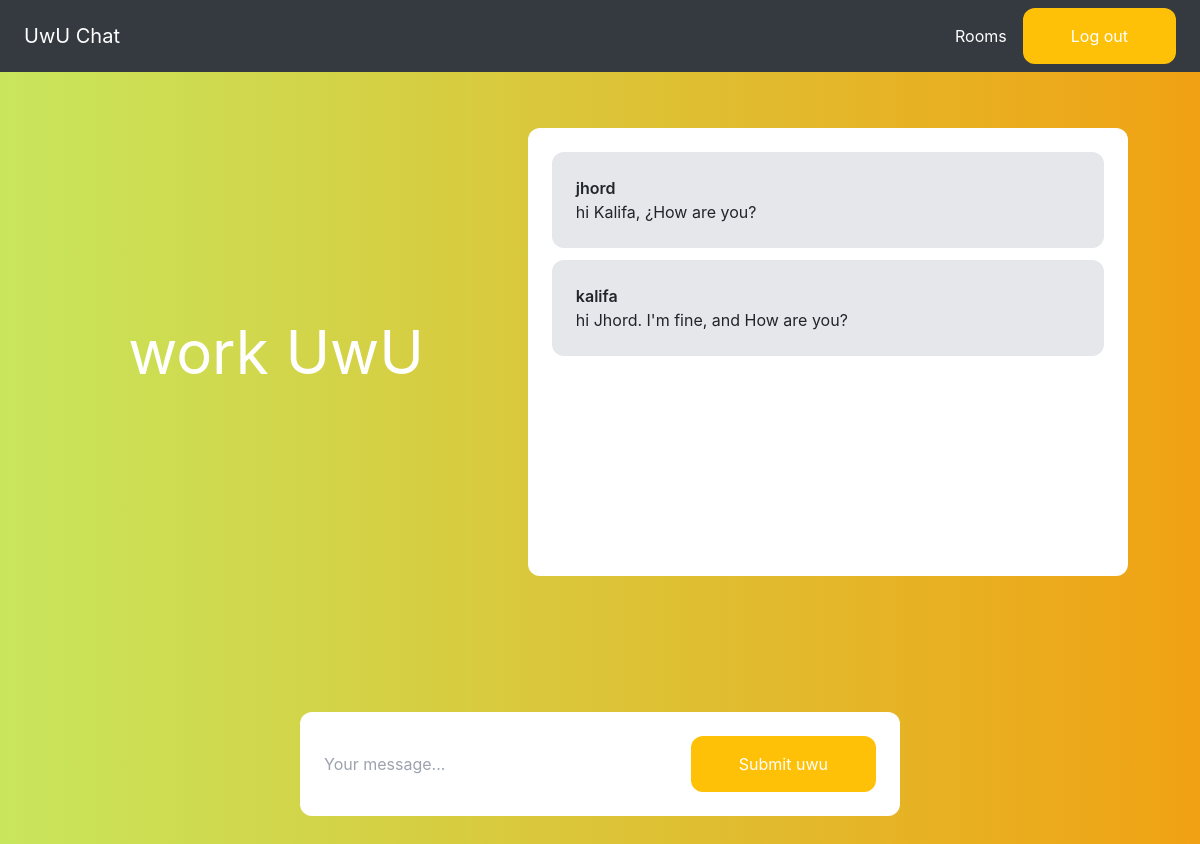
Before: /rooms/work/ (signed in) with the older database file.
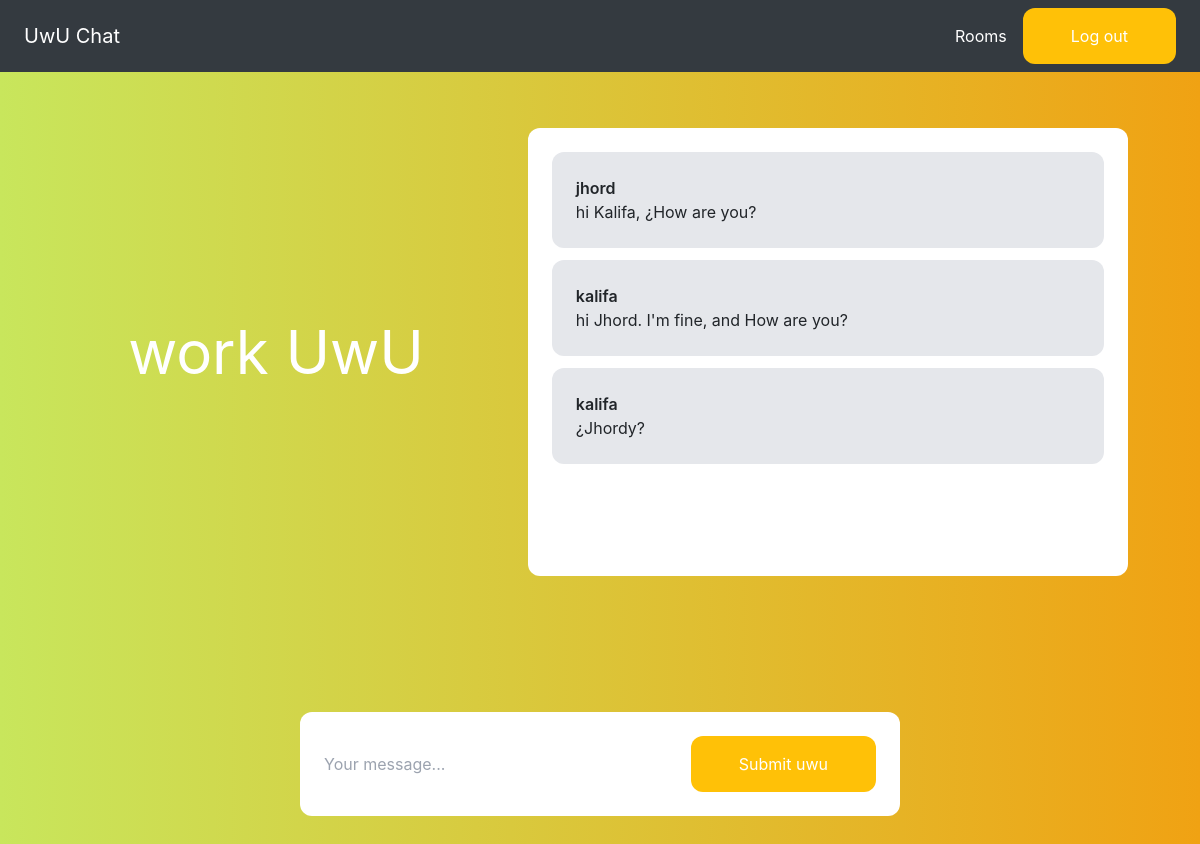
After: the same page with the newer database file.
### room/models.py (models this page shows)
class Message(models.Model):
    room = models.ForeignKey(Room, related_name='messages', on_delete=models.CASCADE)
    user = models.ForeignKey(User, related_name='messages', on_delete=models.CASCADE)
    content = models.TextField()
    date_added = models.DateTimeField(auto_now_add=True)
    class Meta:
        ordering = ('date_added',)

### room/views.py (the view)
# urls.py: path('rooms/', include('room.urls')),
@login_required
def room(request, slug):
    room = Room.objects.get(slug=slug)
    messages = Message.objects.filter(room=room)[0:25]
    return render(request, 'room/room.html', {'room': room, 'messages': messages})

### room/templates/room/room.html (shortened to what this page needs)
{% extends 'chat/base.html' %}
{% block content %}
    <div class="p-10 lg:p-20 text-center">
        <h1 class="text-3xl lg:text-6xl text-white">{{ room.name }} UwU</h1>
    </div>
        <div class="lg:w-2/4 mx-4 lg:mx-auto p-4 bg-white rounded-xl">
            <div class="chat-messages space-y-3" id="chat-messages">
                {% for message in messages %}
                    <div class="p-4 bg-gray-200 rounded-xl">
                        <p class="font-semibold">{{ message.user.username }}</p>
                        <p>{{ message.content }}</p>
                    </div>
                {% endfor %}
            </div>
        </div>
        <div class="lg:w-2/4 mt-6 mx-4 lg:mx-auto p-4 bg-white rounded-xl">
            <form method="post" action="." class="flex">
                <input type="text" name="content" class="flex-1 mr-3" placeholder="Your message..." id="chat-message-input">
                <button
                    class="px-5 py-3 rounded-xl text-white bg-warning hover:bg-teal-700"
                    id="chat-message-submit"
                >
                    Submit uwu
                </button>
            </form>
        </div>
{% endblock %}

Changed rows visible on the page:
added Message: user.username "kalifa", content "¿Jhordy?"
